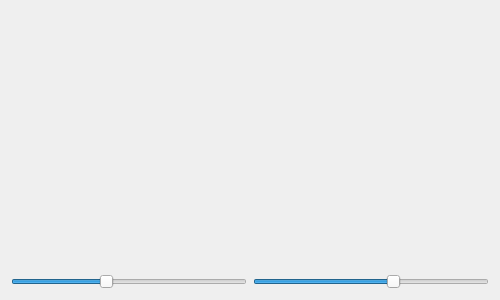
<?xml version="1.0" encoding="UTF-8"?>
<ui version="4.0">
 <class>frmGaugeRange</class>
 <widget class="QWidget" name="frmGaugeRange">
  <property name="geometry">
   <rect>
    <x>0</x>
    <y>0</y>
    <width>500</width>
    <height>300</height>
   </rect>
  </property>
  <property name="windowTitle">
   <string>Form</string>
  </property>
  <layout class="QGridLayout" name="gridLayout">
   <item row="0" column="0" colspan="2">
    <widget class="QWidget" name="widget" native="true">
     <property name="styleSheet">
      <string notr="true">QWidget#widget{
border-image: url(:/image/bg1.jpg);
}</string>
     </property>
     <layout class="QHBoxLayout" name="horizontalLayout">
      <item>
       <widget class="GaugeRange" name="gaugeRange1">
        <property name="usedColor">
         <color>
          <red>0</red>
          <green>255</green>
          <blue>255</blue>
         </color>
        </property>
        <property name="freeColor">
         <color>
          <red>255</red>
          <green>255</green>
          <blue>255</blue>
         </color>
        </property>
        <property name="textColor">
         <color>
          <red>0</red>
          <green>170</green>
          <blue>127</blue>
         </color>
        </property>
        <property name="rangeTextColor">
         <color>
          <red>0</red>
          <green>255</green>
          <blue>255</blue>
         </color>
        </property>
       </widget>
      </item>
      <item>
       <widget class="GaugeRange" name="gaugeRange2">
        <property name="usedColor">
         <color>
          <red>255</red>
          <green>107</green>
          <blue>107</blue>
         </color>
        </property>
        <property name="freeColor">
         <color>
          <red>255</red>
          <green>255</green>
          <blue>255</blue>
         </color>
        </property>
        <property name="textColor">
         <color>
          <red>0</red>
          <green>255</green>
          <blue>255</blue>
         </color>
        </property>
        <property name="rangeTextColor">
         <color>
          <red>0</red>
          <green>170</green>
          <blue>127</blue>
         </color>
        </property>
        <property name="rangeStyle">
         <enum>GaugeRange::RangeStyle_Circle</enum>
        </property>
       </widget>
      </item>
     </layout>
    </widget>
   </item>
   <item row="1" column="0">
    <widget class="QSlider" name="horizontalSlider1">
     <property name="maximum">
      <number>100</number>
     </property>
     <property name="value">
      <number>40</number>
     </property>
     <property name="orientation">
      <enum>Qt::Horizontal</enum>
     </property>
    </widget>
   </item>
   <item row="1" column="1">
    <widget class="QSlider" name="horizontalSlider2">
     <property name="maximum">
      <number>100</number>
     </property>
     <property name="value">
      <number>60</number>
     </property>
     <property name="orientation">
      <enum>Qt::Horizontal</enum>
     </property>
    </widget>
   </item>
  </layout>
 </widget>
 <customwidgets>
  <customwidget>
   <class>GaugeRange</class>
   <extends>QWidget</extends>
   <header>gaugerange.h</header>
  </customwidget>
 </customwidgets>
 <resources/>
 <connections>
  <connection>
   <sender>horizontalSlider1</sender>
   <signal>valueChanged(int)</signal>
   <receiver>gaugeRange1</receiver>
   <slot>setLeftValue(int)</slot>
   <hints>
    <hint type="sourcelabel">
     <x>60</x>
     <y>306</y>
    </hint>
    <hint type="destinationlabel">
     <x>56</x>
     <y>286</y>
    </hint>
   </hints>
  </connection>
  <connection>
   <sender>horizontalSlider1</sender>
   <signal>valueChanged(int)</signal>
   <receiver>gaugeRange2</receiver>
   <slot>setLeftValue(int)</slot>
   <hints>
    <hint type="sourcelabel">
     <x>113</x>
     <y>310</y>
    </hint>
    <hint type="destinationlabel">
     <x>296</x>
     <y>272</y>
    </hint>
   </hints>
  </connection>
  <connection>
   <sender>horizontalSlider2</sender>
   <signal>valueChanged(int)</signal>
   <receiver>gaugeRange1</receiver>
   <slot>setRightValue(int)</slot>
   <hints>
    <hint type="sourcelabel">
     <x>356</x>
     <y>313</y>
    </hint>
    <hint type="destinationlabel">
     <x>203</x>
     <y>281</y>
    </hint>
   </hints>
  </connection>
  <connection>
   <sender>horizontalSlider2</sender>
   <signal>valueChanged(int)</signal>
   <receiver>gaugeRange2</receiver>
   <slot>setRightValue(int)</slot>
   <hints>
    <hint type="sourcelabel">
     <x>387</x>
     <y>311</y>
    </hint>
    <hint type="destinationlabel">
     <x>369</x>
     <y>283</y>
    </hint>
   </hints>
  </connection>
  <connection>
   <sender>gaugeRange1</sender>
   <signal>valueChanged(int,int)</signal>
   <receiver>gaugeRange1</receiver>
   <slot>setCurrentValue(int)</slot>
   <hints>
    <hint type="sourcelabel">
     <x>117</x>
     <y>146</y>
    </hint>
    <hint type="destinationlabel">
     <x>31</x>
     <y>165</y>
    </hint>
   </hints>
  </connection>
  <connection>
   <sender>gaugeRange2</sender>
   <signal>valueChanged(int,int)</signal>
   <receiver>gaugeRange2</receiver>
   <slot>setCurrentValue(int)</slot>
   <hints>
    <hint type="sourcelabel">
     <x>433</x>
     <y>126</y>
    </hint>
    <hint type="destinationlabel">
     <x>474</x>
     <y>154</y>
    </hint>
   </hints>
  </connection>
 </connections>
</ui>
